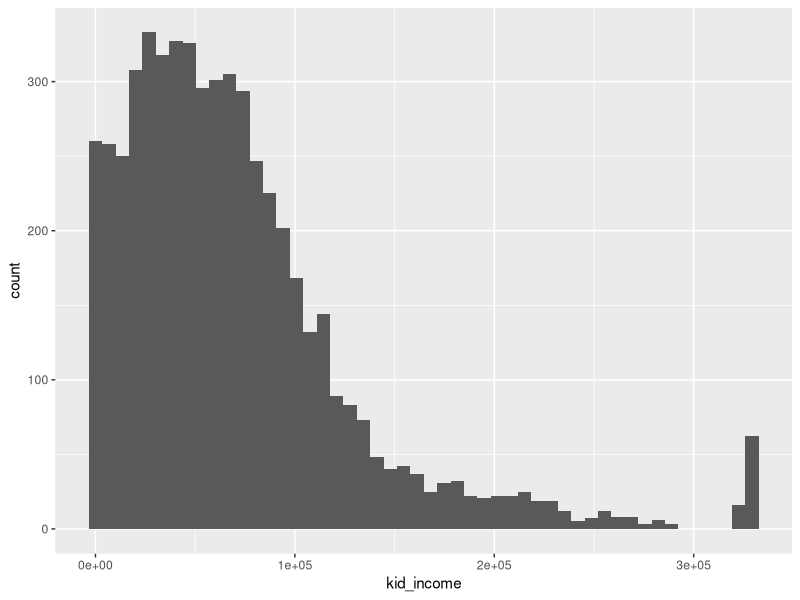
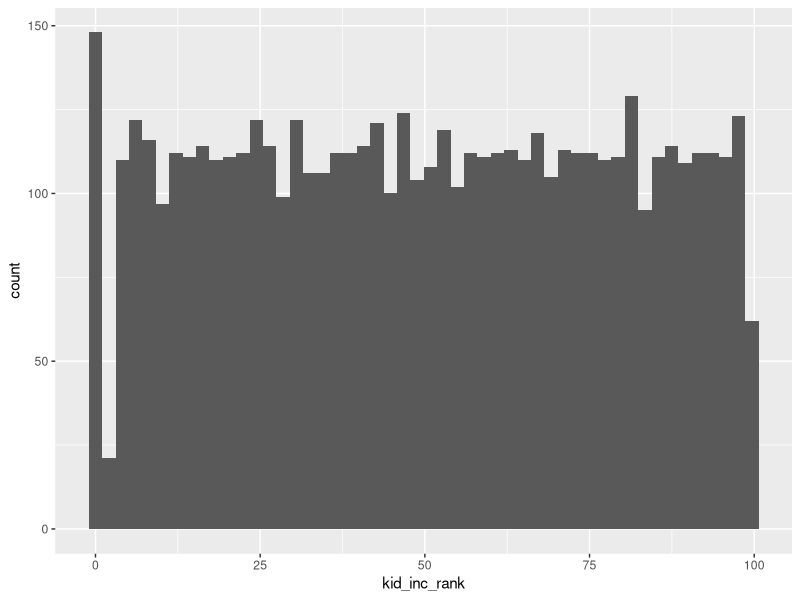

Generate these figures, in order, with R:
## ---- chunk 1
knitr::opts_chunk$set(echo = TRUE)

if (!require(haven)) install.packages("haven"); library(haven)
if (!require(tidyverse)) install.packages("tidyverse"); library(tidyverse)
if (!require(ggplot2)) install.packages("ggplot2"); library(ggplot2)
if (!require(here)) install.packages("here"); library(here)
## ---- chunk 2
# Load dataset found in the folder "datasets" in the working directory 
nlsy <- read_dta(here("datasets", "nlsy97.dta"))

## ---- chunk 3
inc_hist <- ggplot(nlsy) +
  geom_histogram(aes(x = kid_income), bins = 50)

inc_hist
## ---- chunk 4
inc_mean <- mean(nlsy$kid_income, na.rm = TRUE)
cat("The mean income is $", inc_mean, sep="")
## ---- chunk 5
nlsy <- nlsy %>% mutate(below_mean = ifelse(nlsy$kid_income > inc_mean, 0, 1))
## ---- chunk 6
pct_below_mean <- mean(nlsy$below_mean)
cat("The percent of children below the mean income is ", pct_below_mean*100, "%", sep = "")
## ---- chunk 7
paste("Because the distribution shown above in the histogram is not normal")
## ---- chunk 8
inc_med <- median(nlsy$kid_income, na.rm = TRUE)
cat("The median income is $", inc_med, sep = "")
## ---- chunk 9
inc_sd <- sd(nlsy$kid_income)
cat("One stanard deviation of income is equal to $", inc_sd, sep = "")
## ---- chunk 10
nlsy <- nlsy %>% mutate(sd1 = ifelse(abs(nlsy$kid_income - inc_mean) < inc_sd, 1, 0))
nlsy <- nlsy %>% mutate(sd2 = ifelse(abs(nlsy$kid_income - inc_mean) < inc_sd*2, 1, 0))

cat("The percent of children within one standard deviation is ", mean(nlsy$sd1)*100, "%. ", sep = "")
cat("The percent of children within two standard deviations is ", mean(nlsy$sd2)*100, "%.", sep = "")
## ---- chunk 11
nlsy <- nlsy %>% mutate(kid_inc_rank = rank(nlsy$kid_income, na.last = TRUE))
## ---- chunk 12
nlsy[order(nlsy$kid_inc_rank),]
## ---- chunk 13
# Overwrite kid_inc_rank with new percentile ranks
nlsy <- nlsy %>% mutate(kid_inc_rank = percent_rank(nlsy$kid_income)*100)
## ---- chunk 14
ggplot(nlsy) +
  geom_histogram(aes(x = kid_inc_rank), bins = 50)
## ---- chunk 15
inc_pctrnk_mean <- mean(nlsy$kid_inc_rank, na.rm = TRUE)
inc_pctrnk_med <- median(nlsy$kid_inc_rank, na.rm = TRUE)

cat("The mean percentile rank is", inc_pctrnk_mean, " while the median percentile rank is", inc_pctrnk_med)
